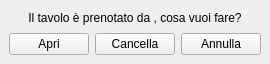
<?xml version="1.0" encoding="UTF-8"?>
<ui version="4.0">
 <class>MainWindow</class>
 <widget class="QMainWindow" name="MainWindow">
  <property name="geometry">
   <rect>
    <x>0</x>
    <y>0</y>
    <width>262</width>
    <height>64</height>
   </rect>
  </property>
  <property name="windowTitle">
   <string>MainWindow</string>
  </property>
  <widget class="QWidget" name="centralwidget">
   <layout class="QGridLayout" name="gridLayout">
    <item row="2" column="1">
     <widget class="QPushButton" name="button_cancella">
      <property name="text">
       <string>Cancella</string>
      </property>
     </widget>
    </item>
    <item row="2" column="2">
     <widget class="QPushButton" name="button_annulla">
      <property name="text">
       <string>Annulla</string>
      </property>
     </widget>
    </item>
    <item row="2" column="0">
     <widget class="QPushButton" name="button_apri">
      <property name="text">
       <string>Apri</string>
      </property>
     </widget>
    </item>
    <item row="1" column="0" colspan="3">
     <widget class="QLabel" name="testo">
      <property name="text">
       <string>Il tavolo è prenotato da , cosa vuoi fare?</string>
      </property>
      <property name="alignment">
       <set>Qt::AlignCenter</set>
      </property>
     </widget>
    </item>
   </layout>
  </widget>
 </widget>
 <resources/>
 <connections/>
</ui>
